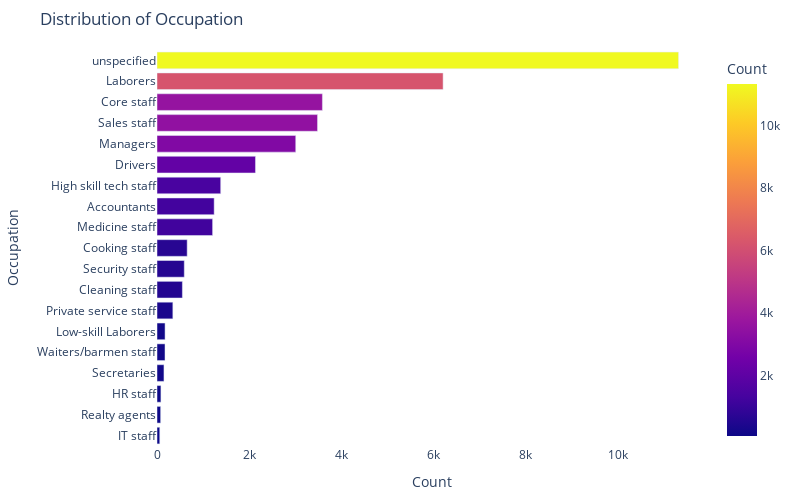

Source (notebook cell):
### Markdown cell above
#### `3.2.1.5 Occupation`

### Code cell
print(get_value_counts(new_df,'ID','Occupation'))
plot_categorical_data(new_df,'ID', 'Occupation', 'Distribution of Occupation')

### Figure 1 — Plotly figure (JSON) as saved in the notebook; plotly's stock layout.template omitted (floating-point values rounded to 4 significant figures)
{"data": [{"alignmentgroup": "True", "hovertemplate": "Count=%{marker.color}<br>Occupation=%{y}<extra></extra>", "legendgroup": "", "marker": {"color": [11323, 6211, 3591, 3485, 3012, 2138, 1383, 1241, 1207, 655, 592, 551, 344, 175, 174, 151, 85, 79, 60], "coloraxis": "coloraxis", "pattern": {"shape": ""}}, "name": "", "offsetgroup": "", "orientation": "h", "showlegend": false, "textposition": "auto", "type": "bar", "x": [11323, 6211, 3591, 3485, 3012, 2138, 1383, 1241, 1207, 655, 592, 551, 344, 175, 174, 151, 85, 79, 60], "xaxis": "x", "y": ["unspecified", "Laborers", "Core staff", "Sales staff", "Managers", "Drivers", "High skill tech staff", "Accountants", "Medicine staff", "Cooking staff", "Security staff", "Cleaning staff", "Private service staff", "Low-skill Laborers", "Waiters/barmen staff", "Secretaries", "HR staff", "Realty agents", "IT staff"], "yaxis": "y"}], "layout": {"barmode": "relative", "coloraxis": {"colorbar": {"title": {"text": "Count"}}, "colorscale": [[0, "#0d0887"], [0.1111, "#46039f"], [0.2222, "#7201a8"], [0.3333, "#9c179e"], [0.4444, "#bd3786"], [0.5556, "#d8576b"], [0.6667, "#ed7953"], [0.7778, "#fb9f3a"], [0.8889, "#fdca26"], [1, "#f0f921"]]}, "height": 500, "legend": {"tracegroupgap": 0}, "margin": {"b": 50, "l": 50, "r": 50, "t": 50}, "plot_bgcolor": "white", "showlegend": false, "title": {"text": "Distribution of Occupation"}, "width": 800, "xaxis": {"anchor": "y", "domain": [0, 1], "ticksuffix": "", "title": {"text": "Count"}}, "yaxis": {"anchor": "x", "categoryorder": "total ascending", "domain": [0, 1], "title": {"text": "Occupation"}}}}
